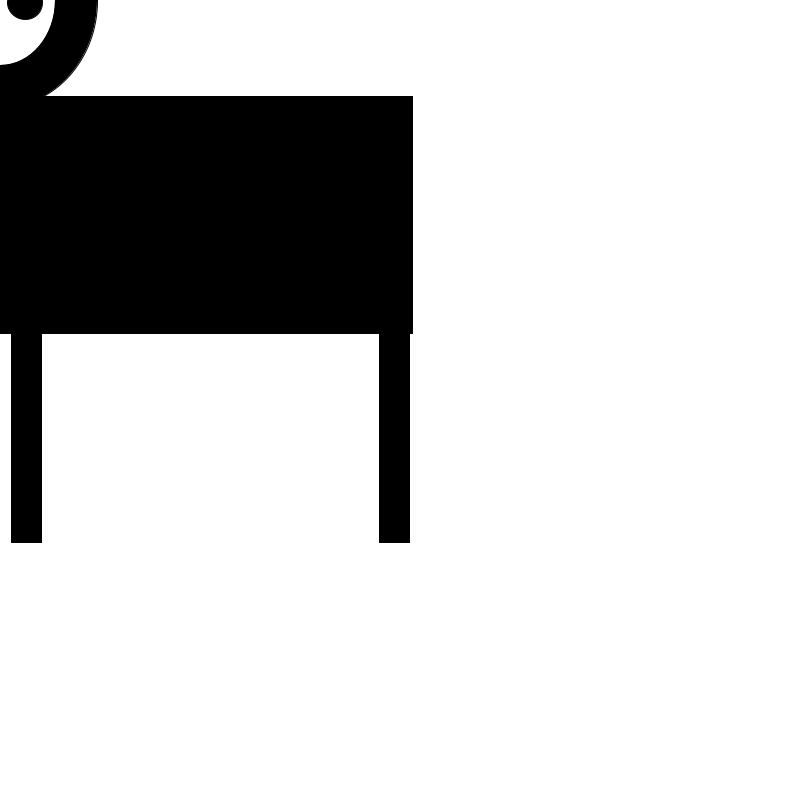
Frame 1 (no input)
Frame 60 (the mouse pressed at the canvas centre just before this capture): identical to frame 1, image omitted
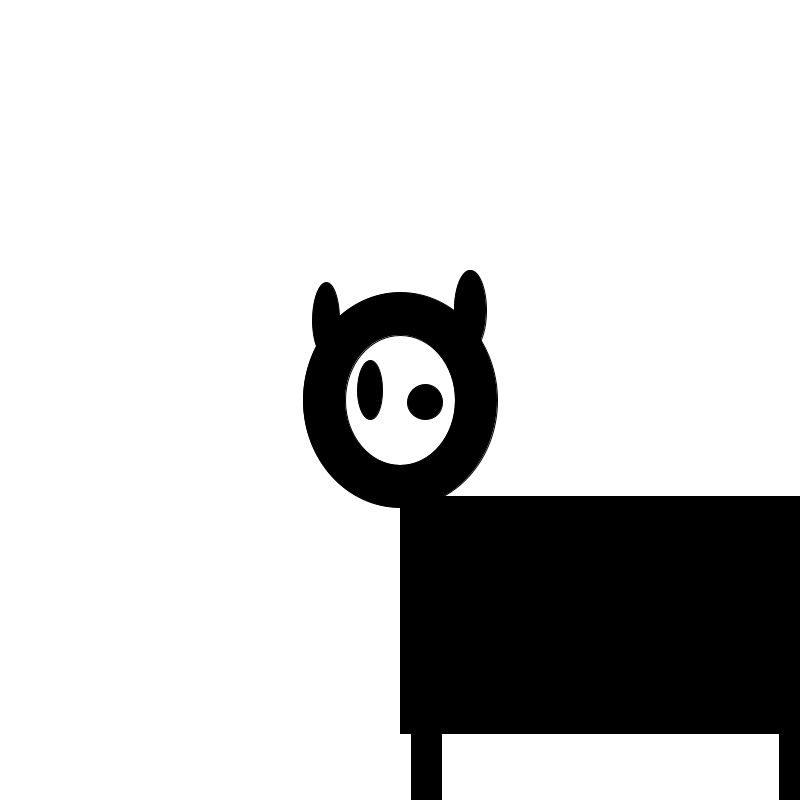
Frame 120 (the mouse held since frame 60 and released just before this capture)

The Processing sketch that drew these frames (run headless with seeded random() and noise(); from frame 60 on, the mouse is pressed at the canvas centre):

// Processing sketch: processing_9006
// ── processing_9006.pde

void setup() {
  //background (255, 255, 255);
  size (800, 800);
}
void draw() {
  background(255, 255, 255);
  fill(0, 0, 0);
  smooth();
  
  ellipseMode(CENTER);
  rectMode(CENTER);
  
  //head
  ellipse(mouseX, mouseY, 194, 215);
  
   //face
 fill(255, 255, 255);
 ellipse(mouseX, mouseY, 110, 130);
  
  //body
  fill(0,0,0);
  rect(mouseX+206, mouseY+215, 412, 237);
  
  //legs
  rect(mouseX+26, mouseY+432, 30, 220);
  rect(mouseX+394, mouseY+432, 30, 220);
  
  //ears
  ellipse(mouseX-74, mouseY-80, 27, 75);
  ellipse(mouseX+70, mouseY-90, 32, 80);
  
  //eyes
  ellipse(mouseX-30, mouseY-10, 25, 59);
  ellipse(mouseX+25, mouseY+2, 35, 35);
  
 
}
  
  
  
